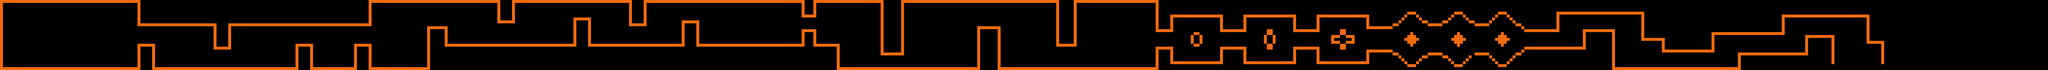

The image is a tile-based game level rendered from a .tmx file. Its description and source (layers, tilesets, objects; grid data summarised) follow:
An orthogonal 700x24 tile map with 30x30 px tiles, 1 tile layer (Tile Layer 1) and 7 objects (3x gravity_change, 2x finish, speed_change, checkpoint).

<map version="1.0" orientation="orthogonal" renderorder="right-down" width="700" height="24" tilewidth="30" tileheight="30" nextobjectid="15">
 <properties>
  <property name="fixed_camera" value="" />
  <property name="gravity" value="400" />
  <property name="spawn_x" value="8" />
  <property name="spawn_y" value="8" />
  <property name="velocity" value="350" />
 </properties>
 <tileset firstgid="1" name="asf" tilewidth="30" tileheight="30" spacing="5" margin="2" tilecount="841">
  <image source="../../sprites/35_darklights.png" width="1024" height="1024" />
 </tileset>
 <layer name="Tile Layer 1" width="700" height="24">
  <properties>
   <property name="collision" value="" />
  </properties>
  <data>[16800 cells, 1824 non-empty, 1 distinct tile ids]</data>
 </layer>
 <objectgroup name="Object Layer 1">
  <object id="1" type="gravity_change" x="600" y="30" width="30" height="660">
   <properties>
    <property name="time" value="0.5" />
    <property name="value" value="-950" />
   </properties>
  </object>
  <object id="2" type="gravity_change" x="7410" y="30" width="30" height="420">
   <properties>
    <property name="time" value="0.5" />
    <property name="value" value="1050" />
   </properties>
  </object>
  <object id="3" type="gravity_change" x="11310" y="30" width="30" height="660">
   <properties>
    <property name="time" value="0.5" />
    <property name="value" value="-950" />
   </properties>
  </object>
  <object id="4" type="speed_change" x="11280" y="30" width="30" height="660">
   <properties>
    <property name="time" value="0.5" />
    <property name="value" value="-125" />
   </properties>
  </object>
  <object id="9" type="finish" x="18810" y="600" width="480" height="60" />
  <object id="10" type="finish" x="19140" y="450" width="150" height="150" />
  <object id="12" type="checkpoint" x="11030" y="480" width="10" height="210">
   <properties>
    <property name="start_x" value="367" />
    <property name="start_y" value="18" />
    <property name="start_y_velocity" value="0" />
   </properties>
  </object>
 </objectgroup>
</map>
